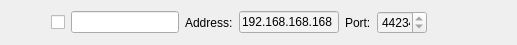
<?xml version="1.0" encoding="UTF-8"?>
<ui version="4.0">
 <class>SharedServerWidget</class>
 <widget class="QWidget" name="SharedServerWidget">
  <property name="geometry">
   <rect>
    <x>0</x>
    <y>0</y>
    <width>517</width>
    <height>41</height>
   </rect>
  </property>
  <property name="windowTitle">
   <string>Form</string>
  </property>
  <layout class="QHBoxLayout" name="horizontalLayout">
   <item>
    <spacer name="horizontalSpacer">
     <property name="orientation">
      <enum>Qt::Horizontal</enum>
     </property>
     <property name="sizeType">
      <enum>QSizePolicy::Fixed</enum>
     </property>
     <property name="sizeHint" stdset="0">
      <size>
       <width>40</width>
       <height>20</height>
      </size>
     </property>
    </spacer>
   </item>
   <item>
    <widget class="QCheckBox" name="enabledCheckBox">
     <property name="text">
      <string/>
     </property>
    </widget>
   </item>
   <item>
    <widget class="QLineEdit" name="nameLineEdit">
     <property name="enabled">
      <bool>true</bool>
     </property>
     <property name="sizePolicy">
      <sizepolicy hsizetype="Minimum" vsizetype="Fixed">
       <horstretch>0</horstretch>
       <verstretch>0</verstretch>
      </sizepolicy>
     </property>
     <property name="minimumSize">
      <size>
       <width>0</width>
       <height>0</height>
      </size>
     </property>
     <property name="maximumSize">
      <size>
       <width>120</width>
       <height>16777215</height>
      </size>
     </property>
     <property name="palette">
      <palette>
       <active>
        <colorrole role="Base">
         <brush brushstyle="SolidPattern">
          <color alpha="255">
           <red>243</red>
           <green>243</green>
           <blue>243</blue>
          </color>
         </brush>
        </colorrole>
       </active>
       <inactive>
        <colorrole role="Base">
         <brush brushstyle="SolidPattern">
          <color alpha="255">
           <red>255</red>
           <green>255</green>
           <blue>255</blue>
          </color>
         </brush>
        </colorrole>
       </inactive>
       <disabled>
        <colorrole role="Base">
         <brush brushstyle="SolidPattern">
          <color alpha="255">
           <red>240</red>
           <green>240</green>
           <blue>240</blue>
          </color>
         </brush>
        </colorrole>
       </disabled>
      </palette>
     </property>
     <property name="frame">
      <bool>true</bool>
     </property>
     <property name="readOnly">
      <bool>true</bool>
     </property>
    </widget>
   </item>
   <item>
    <widget class="QLabel" name="ipLabel">
     <property name="text">
      <string>Address:</string>
     </property>
    </widget>
   </item>
   <item>
    <widget class="QLineEdit" name="ipLineEdit">
     <property name="enabled">
      <bool>true</bool>
     </property>
     <property name="sizePolicy">
      <sizepolicy hsizetype="Fixed" vsizetype="Fixed">
       <horstretch>0</horstretch>
       <verstretch>0</verstretch>
      </sizepolicy>
     </property>
     <property name="minimumSize">
      <size>
       <width>100</width>
       <height>0</height>
      </size>
     </property>
     <property name="maximumSize">
      <size>
       <width>100</width>
       <height>16777215</height>
      </size>
     </property>
     <property name="palette">
      <palette>
       <active>
        <colorrole role="Base">
         <brush brushstyle="SolidPattern">
          <color alpha="255">
           <red>243</red>
           <green>243</green>
           <blue>243</blue>
          </color>
         </brush>
        </colorrole>
       </active>
       <inactive>
        <colorrole role="Base">
         <brush brushstyle="SolidPattern">
          <color alpha="255">
           <red>243</red>
           <green>243</green>
           <blue>243</blue>
          </color>
         </brush>
        </colorrole>
       </inactive>
       <disabled>
        <colorrole role="Base">
         <brush brushstyle="SolidPattern">
          <color alpha="255">
           <red>240</red>
           <green>240</green>
           <blue>240</blue>
          </color>
         </brush>
        </colorrole>
       </disabled>
      </palette>
     </property>
     <property name="text">
      <string>192.168.168.168</string>
     </property>
     <property name="readOnly">
      <bool>true</bool>
     </property>
    </widget>
   </item>
   <item>
    <widget class="QLabel" name="portLabel">
     <property name="text">
      <string>Port:</string>
     </property>
    </widget>
   </item>
   <item>
    <widget class="QSpinBox" name="portSpinBox">
     <property name="enabled">
      <bool>true</bool>
     </property>
     <property name="sizePolicy">
      <sizepolicy hsizetype="Fixed" vsizetype="Fixed">
       <horstretch>0</horstretch>
       <verstretch>0</verstretch>
      </sizepolicy>
     </property>
     <property name="minimumSize">
      <size>
       <width>50</width>
       <height>0</height>
      </size>
     </property>
     <property name="maximumSize">
      <size>
       <width>50</width>
       <height>16777215</height>
      </size>
     </property>
     <property name="palette">
      <palette>
       <active>
        <colorrole role="Base">
         <brush brushstyle="SolidPattern">
          <color alpha="255">
           <red>243</red>
           <green>243</green>
           <blue>243</blue>
          </color>
         </brush>
        </colorrole>
       </active>
       <inactive>
        <colorrole role="Base">
         <brush brushstyle="SolidPattern">
          <color alpha="255">
           <red>243</red>
           <green>243</green>
           <blue>243</blue>
          </color>
         </brush>
        </colorrole>
       </inactive>
       <disabled>
        <colorrole role="Base">
         <brush brushstyle="SolidPattern">
          <color alpha="255">
           <red>240</red>
           <green>240</green>
           <blue>240</blue>
          </color>
         </brush>
        </colorrole>
       </disabled>
      </palette>
     </property>
     <property name="alignment">
      <set>Qt::AlignRight|Qt::AlignTrailing|Qt::AlignVCenter</set>
     </property>
     <property name="readOnly">
      <bool>true</bool>
     </property>
     <property name="minimum">
      <number>1</number>
     </property>
     <property name="maximum">
      <number>65535</number>
     </property>
     <property name="value">
      <number>44234</number>
     </property>
    </widget>
   </item>
   <item>
    <spacer name="horizontalSpacer_2">
     <property name="orientation">
      <enum>Qt::Horizontal</enum>
     </property>
     <property name="sizeType">
      <enum>QSizePolicy::Expanding</enum>
     </property>
     <property name="sizeHint" stdset="0">
      <size>
       <width>40</width>
       <height>20</height>
      </size>
     </property>
    </spacer>
   </item>
  </layout>
 </widget>
 <resources/>
 <connections/>
</ui>
